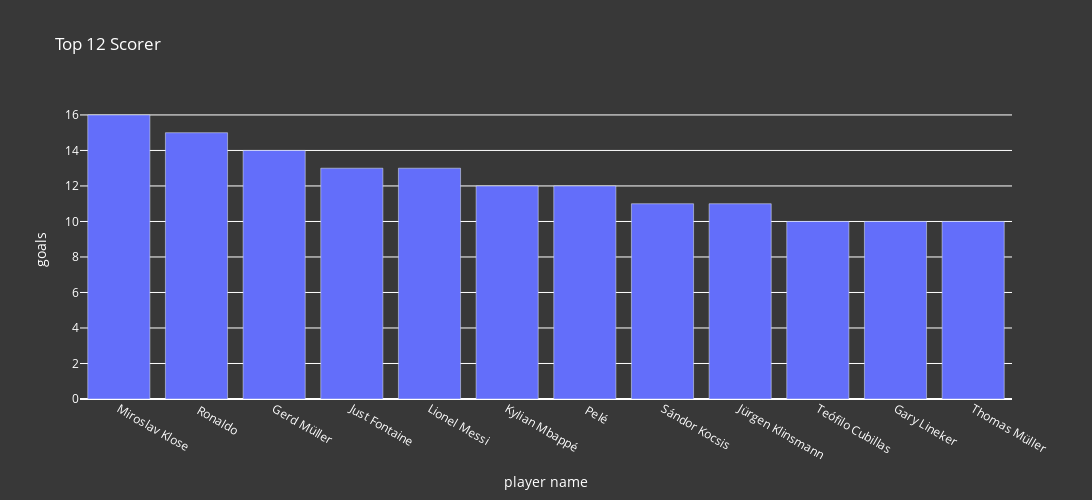

Notebook cell for this chart:
### Code cell
b_5_fig = px.bar(best_12_scorer,x=best_12_scorer.index,y='goals',
                 width=1200,height=500,title='Top 12 Scorer')
b_5_fig.update_xaxes(title_text='player name')
b_5_fig.update_layout(**layout_options)
b_5_fig.show()

### Figure 1 — Plotly figure (JSON) as saved in the notebook; plotly's stock layout.template omitted (floating-point values rounded to 4 significant figures)
{"data": [{"alignmentgroup": "True", "hovertemplate": "index=%{x}<br>goals=%{y}<extra></extra>", "legendgroup": "", "marker": {"color": "#636efa", "pattern": {"shape": ""}}, "name": "", "offsetgroup": "", "orientation": "v", "showlegend": false, "textposition": "auto", "type": "bar", "x": ["Miroslav Klose", " Ronaldo", "Gerd Müller", "Just Fontaine", "Lionel Messi", "Kylian Mbappé", " Pelé", "Sándor Kocsis", "Jürgen Klinsmann", "Teófilo Cubillas", "Gary Lineker", "Thomas Müller"], "xaxis": "x", "y": [16, 15, 14, 13, 13, 12, 12, 11, 11, 10, 10, 10], "yaxis": "y"}], "layout": {"barmode": "relative", "height": 500, "legend": {"font": {"color": "white"}, "tracegroupgap": 0}, "paper_bgcolor": "#383838", "plot_bgcolor": "#383838", "title": {"font": {"color": "white"}, "text": "Top 12 Scorer"}, "width": 1200, "xaxis": {"anchor": "y", "color": "white", "domain": [0, 1], "title": {"text": "player name"}}, "yaxis": {"anchor": "x", "color": "white", "domain": [0, 1], "title": {"text": "goals"}}}}
